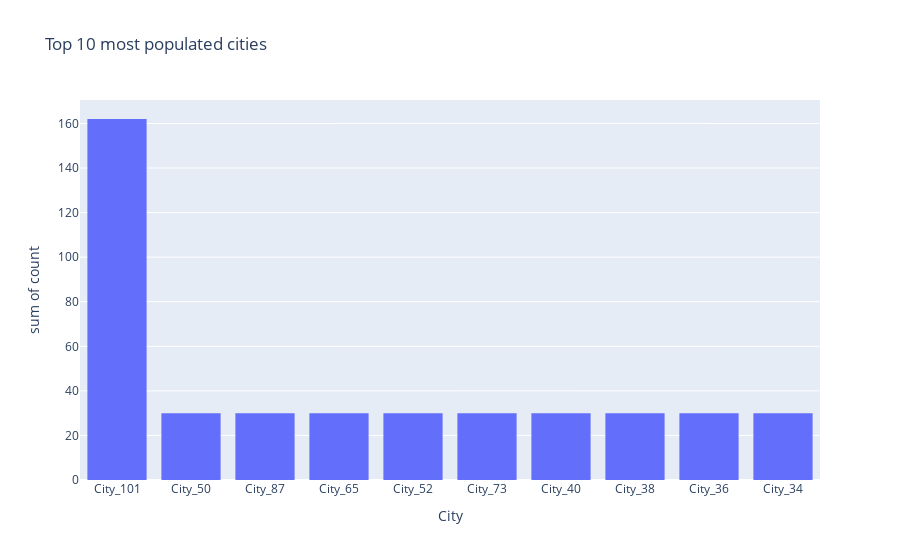

The notebook cell saved with this chart:
### Markdown cell above
### Top 10 most populated cities

### Code cell
px.histogram(data.City.value_counts().reset_index().head(10), x='City',y='count', nbins=10, title="Top 10 most populated cities").show()

### Figure 1 — Plotly figure (JSON) as saved in the notebook; plotly's stock layout.template omitted (floating-point values rounded to 4 significant figures)
{"data": [{"alignmentgroup": "True", "bingroup": "x", "histfunc": "sum", "hovertemplate": "City=%{x}<br>sum of count=%{y}<extra></extra>", "legendgroup": "", "marker": {"color": "#636efa", "pattern": {"shape": ""}}, "name": "", "nbinsx": 10, "offsetgroup": "", "orientation": "v", "showlegend": false, "type": "histogram", "x": ["City_101", "City_50", "City_87", "City_65", "City_52", "City_73", "City_40", "City_38", "City_36", "City_34"], "xaxis": "x", "y": [162, 30, 30, 30, 30, 30, 30, 30, 30, 30], "yaxis": "y"}], "layout": {"barmode": "relative", "legend": {"tracegroupgap": 0}, "title": {"text": "Top 10 most populated cities"}, "xaxis": {"anchor": "y", "domain": [0, 1], "title": {"text": "City"}}, "yaxis": {"anchor": "x", "domain": [0, 1], "title": {"text": "sum of count"}}}}
